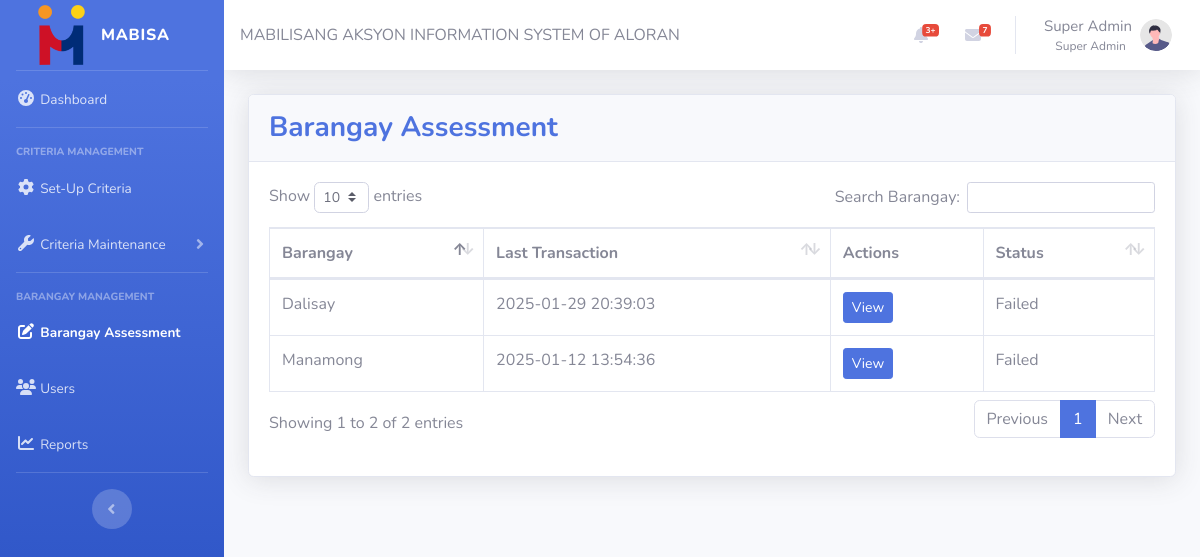
Screenshot of /Admin/bar_assessment.php (signed in) with the database file from the repository.
### tables this page shows
CREATE TABLE users (
	id int AUTO_INCREMENT PRIMARY KEY,  
  full_name varchar(100) NOT NULL,
  username varchar(100) NOT NULL UNIQUE,
  password varchar(100) NOT NULL,
  email varchar(100) NOT NULL UNIQUE,
  mobile_num varchar(10) NOT NULL UNIQUE,
  role_id int,
  is_disabled boolean NOT NULL DEFAULT false,
  profile_pic varchar(200),
  last_modified TIMESTAMP DEFAULT CURRENT_TIMESTAMP ON UPDATE CURRENT_TIMESTAMP,
  FOREIGN KEY (role_id) REFERENCES roles(id) ON DELETE SET NULL  
);

CREATE TABLE `barangay_assessment` (
  `keyctr` int(11) NOT NULL,
  `barangay_id` varchar(10) NOT NULL,
  `last_modified` datetime NOT NULL DEFAULT current_timestamp ON UPDATE current_timestamp()
);

CREATE TABLE `refbarangay` (
  `brgyid` varchar(10) NOT NULL,
  `brgyname` varchar(30) NOT NULL,
  `auditor` char(36) DEFAULT NULL,
  `secretary` char(36) DEFAULT NULL
);

### Admin/common/auth.php (called while the page is built, shortened)
<?php
$pathPrepend = isset($isInFolder) ? '../../' : '../';
$customUserID = 'self';
require $pathPrepend . 'api/get_user.php';

### api/get_user.php (called while the page is built, shortened)
<?php
require_once 'get_role_name.php';
require_once (isset($isInFolder) ? '../' : '') . '../db/db.php';
$isGetMethod = $_SERVER['REQUEST_METHOD'] === 'GET';
function getUser(string $id)
{
  global $pdo;
  global $customUserID;
  if ($id === 'self') {
    $id = $_COOKIE['id'];
  }
  $sql = "SELECT * FROM users WHERE id=:id LIMIT 1";
  $stmt = $pdo->prepare($sql);
  $stmt->execute([':id' => $id]);
  $user = $stmt->fetch(PDO::FETCH_ASSOC);
  $user['role'] = getRoleName($pdo, $user['role_id']);
  return (isset($customUserID) ? $user :  json_encode($user));
}
try {
  if (isset($customUserID)) {
    $userData = getUser($customUserID);
  } else {
    echo getUser($_GET['id']);
  }
} catch (Exception $e) {
  writeLog($e);
  http_response_code(500);
  echo json_encode($e->getMessage());
}

### api/get_role_name.php (called while the page is built)
<?php
function getRoleName(\PDO $pdo, int $roleID): string
{
  $sql = "SELECT * FROM roles WHERE id=:role_id LIMIT 1";
  $stmt = $pdo->prepare($sql);
  $stmt->execute([':role_id' => $roleID]);
  $role = $stmt->fetch(PDO::FETCH_ASSOC);
  return (isset($role) ? $role['name'] : '--');
}

### Admin/bar_assessment/responses.php (called while the page is built, shortened)
<?php
class Responses
{
    private $pdo;
    public function __construct(PDO $pdo)
    {
        $this->pdo = $pdo;
    }
    public function show_responses(): array
    {
        $sql = "SELECT
                    refbarangay.brgyname AS barangay,
                    barangay_assessment.barangay_id,
                    barangay_assessment.last_modified AS last_modified
                FROM barangay_assessment
                INNER JOIN refbarangay
                ON barangay_assessment.barangay_id = refbarangay.brgyid";
        $stmt = $this->pdo->prepare($sql);
        $stmt->execute();
        $responses = [];
        while ($row = $stmt->fetch(PDO::FETCH_ASSOC)) {
            $responses[] = [
                'barangay' => $row['barangay'] ?? null,
                'barangay_id' => $row['barangay_id'] ?? null,
                'dateUploaded' => $row['last_modified'] ?? null,
                'status' => $row['status'] ?? null,
            ];
        }
        return $responses;
    }
    public function passedOrFail($barangay_id) {
        try {
            $query1 = "SELECT COUNT(*) as totalRequirements FROM maintenance_criteria_setup";
            $stmt1 = $this->pdo->prepare($query1);
            $stmt1->execute();
            $result1 = $stmt1->fetch(PDO::FETCH_ASSOC);
            $totalRequirements = (int)$result1['totalRequirements'];
            $query2 = "SELECT COUNT(*) as barangayCount FROM barangay_assessment_files WHERE barangay_id = :barangay_id AND status = 'approved'";
            $stmt2 = $this->pdo->prepare($query2);
            $stmt2->bindParam(':barangay_id', $barangay_id, PDO::PARAM_INT);
            $stmt2->execute();
            $result2 = $stmt2->fetch(PDO::FETCH_ASSOC);
            $barangayCount = (int)$result2['barangayCount'];
            $progress = ($barangayCount / $totalRequirements) * 100;
            return round($progress, 2);
        } catch (PDOException $e) {
            echo "Error: " . $e->getMessage();
            return false;
        }
    }
}

### Admin/bar_assessment.php (the view, shortened to what this page needs)
<?php
require 'common/auth.php';
?>
<!DOCTYPE html>
<html lang="en">
<head>
    <?php
    require 'common/head.php';
    require_once '../db/db.php';
    require_once 'bar_assessment/responses.php';
    $responsesObj = new Responses($pdo);
    $responses = $responsesObj->show_responses();
    ?>
</head>
<body id="page-top">
    <div id="wrapper">
        <?php
        include 'common/sidebar.php' ?>
        <div id="content-wrapper" class="d-flex flex-column">
            <div id="content">
                <?php include 'common/nav.php' ?>
                <div class="container-fluid">
                    <div class="card shadow mb-4">
                        <div class="card-header py-3">
                            <div style="float: left;">
                                <h3 class="m-0 font-weight-bold text-primary">Barangay Assessment</h3>
                            </div>
                        </div>
                        <div class="card-body">
                            <div class="table table-responsive">
                                <table id="barangayTable" class="table table-bordered">
                                    <thead>
                                        <tr>
                                            <th>Barangay</th>
                                            <th>Last Transaction</th>
                                            <th>Actions</th>
                                            <th>Status</th>
                                        </tr>
                                    </thead>
                                    <tbody>
                                        <?php
                                        if (!empty($responses)) {
                                            foreach ($responses as $row) {
                                                $isPassed = $responsesObj->passedOrFail($row['barangay_id']);
                                                echo "<tr>";
                                                echo "<td>" . htmlspecialchars($row['barangay']) . "</td>";
                                                echo "<td>" . htmlspecialchars($row['dateUploaded']) . "</td>";
                                                echo "<td>";
                                                echo "<a href='bar_assessment/show_bar_response.php?barangay_id=" . htmlspecialchars($row['barangay_id']) . "' class='btn btn-primary btn-sm'>View</a>";
                                                echo "</td>";
                                               if($isPassed >= 40){
                                                echo "<td> Passed </td>";
                                               }
                                               else
                                               {
                                                echo "<td> Failed </td>";
                                               }
                                                echo "</tr>";
                                            }
                                        }
                                        ?>
                                    </tbody>
                                </table>
                            </div>
                        </div>
                    </div>
                </div>
            </div>
        </div>
    </div>
</body>
</html>

### Admin/common/nav.php (shortened to what this page needs)
<nav class="navbar navbar-expand navbar-light bg-white topbar mb-4 static-top shadow">
  <div class="header-title">
    MABILISANG AKSYON INFORMATION SYSTEM OF ALORAN
  </div>
  <ul class="navbar-nav ml-auto">
    <li class="nav-item dropdown no-arrow mx-1">
      <a class="nav-link dropdown-toggle" href="#" id="alertsDropdown" role="button" data-toggle="dropdown"
        aria-haspopup="true" aria-expanded="false">
        <i class="fas fa-bell fa-fw"></i>
        <span class="badge badge-danger badge-counter">3+</span>
      </a>
    </li>
    <li class="nav-item dropdown no-arrow mx-1">
      <a class="nav-link dropdown-toggle" href="#" id="messagesDropdown" role="button" data-toggle="dropdown"
        aria-haspopup="true" aria-expanded="false">
        <i class="fas fa-envelope fa-fw"></i>
        <span class="badge badge-danger badge-counter">7</span>
      </a>
    </li>
    <li class="nav-item dropdown no-arrow">
      <a class="nav-link dropdown-toggle" href="#" id="userDropdown" role="button" data-toggle="dropdown"
        aria-haspopup="true" aria-expanded="false">
        <span class="mr-2 mt-3 d-none d-lg-inline text-gray-600 small" style="font-size: 15px"><?= $userData['full_name'] ?? '' ?><br>
          <p class="text-right" style="font-size: 12px"><?= $userData['role'] ?? '' ?> &nbsp;</p>
        </span>
        <img class="img-profile rounded-circle"
          src="<?= !empty($userData['profile_pic']) && is_file($userData['profile_pic']) ?  $userData['profile_pic'] : $pathPrepend . 'img/undraw_profile.svg' ?>" />
      </a>
    </li>
  </ul>
</nav>

### rows the page displays
users: full_name "Super Admin"
barangay_assessment: refbarangay.brgyname "Dalisay", last_modified "2025-01-29 20:39:03", shows "Failed"
barangay_assessment: refbarangay.brgyname "Manamong", last_modified "2025-01-12 13:54:36", shows "Failed"
